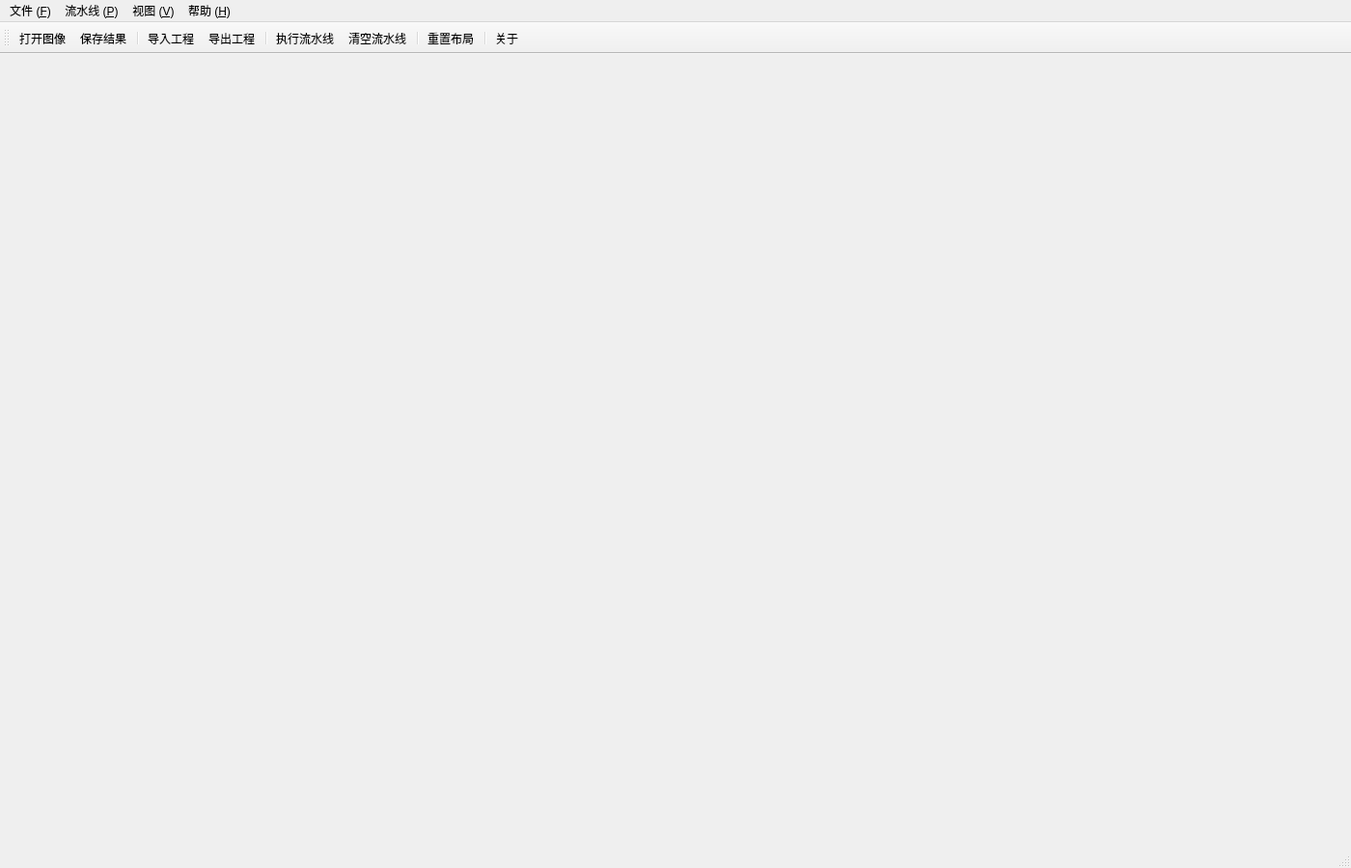
<?xml version="1.0" encoding="UTF-8"?>
<ui version="4.0">
 <class>MainWindow</class>
 <widget class="QMainWindow" name="MainWindow">
  <property name="geometry">
   <rect>
    <x>0</x>
    <y>0</y>
    <width>1400</width>
    <height>900</height>
   </rect>
  </property>
  <property name="windowTitle">
   <string>VisionStudio OpenCV - 交互式算法学习与代码生成工具</string>
  </property>
  <property name="dockNestingEnabled">
   <bool>true</bool>
  </property>
  <widget class="QWidget" name="centralWidget">
   <layout class="QVBoxLayout" name="centralLayout">
    <property name="leftMargin">
     <number>0</number>
    </property>
    <property name="topMargin">
     <number>0</number>
    </property>
    <property name="rightMargin">
     <number>0</number>
    </property>
    <property name="bottomMargin">
     <number>0</number>
    </property>
   </layout>
  </widget>
  <widget class="QMenuBar" name="menuBar">
   <property name="geometry">
    <rect>
     <x>0</x>
     <y>0</y>
     <width>1400</width>
     <height>23</height>
    </rect>
   </property>
   <widget class="QMenu" name="menuFile">
    <property name="title">
     <string>文件 (&amp;F)</string>
    </property>
    <addaction name="actionOpenImage"/>
    <addaction name="actionSaveImage"/>
    <addaction name="separator"/>
    <addaction name="actionImportProject"/>
    <addaction name="actionExportProject"/>
    <addaction name="separator"/>
    <addaction name="actionExit"/>
   </widget>
   <widget class="QMenu" name="menuView">
    <property name="title">
     <string>视图 (&amp;V)</string>
    </property>
    <addaction name="actionResetLayout"/>
   </widget>
   <widget class="QMenu" name="menuPipeline">
    <property name="title">
     <string>流水线 (&amp;P)</string>
    </property>
    <addaction name="actionRunPipeline"/>
    <addaction name="actionEnableAllSteps"/>
    <addaction name="actionDisableAllSteps"/>
    <addaction name="separator"/>
    <addaction name="actionClearPipeline"/>
   </widget>
   <widget class="QMenu" name="menuHelp">
    <property name="title">
     <string>帮助 (&amp;H)</string>
    </property>
    <addaction name="actionAbout"/>
   </widget>
   <addaction name="menuFile"/>
   <addaction name="menuPipeline"/>
   <addaction name="menuView"/>
   <addaction name="menuHelp"/>
  </widget>
  <widget class="QToolBar" name="mainToolBar">
   <property name="windowTitle">
    <string>常用工具栏</string>
   </property>
   <property name="toolButtonStyle">
    <enum>Qt::ToolButtonIconOnly</enum>
   </property>
   <attribute name="toolBarArea">
    <enum>TopToolBarArea</enum>
   </attribute>
   <attribute name="toolBarBreak">
    <bool>false</bool>
   </attribute>
   <addaction name="actionOpenImage"/>
   <addaction name="actionSaveImage"/>
   <addaction name="separator"/>
   <addaction name="actionImportProject"/>
   <addaction name="actionExportProject"/>
   <addaction name="separator"/>
   <addaction name="actionRunPipeline"/>
   <addaction name="actionClearPipeline"/>
   <addaction name="separator"/>
   <addaction name="actionResetLayout"/>
   <addaction name="separator"/>
   <addaction name="actionAbout"/>
  </widget>
  <widget class="QStatusBar" name="statusBar"/>
  <action name="actionOpenImage">
   <property name="text">
    <string>打开图像</string>
   </property>
   <property name="toolTip">
    <string>打开图像文件 (Ctrl+O)</string>
   </property>
   <property name="statusTip">
    <string>打开本地磁盘上的测试图像</string>
   </property>
   <property name="shortcut">
    <string>Ctrl+O</string>
   </property>
  </action>
  <action name="actionSaveImage">
   <property name="text">
    <string>保存结果</string>
   </property>
   <property name="toolTip">
    <string>保存当前处理结果图像 (Ctrl+S)</string>
   </property>
   <property name="statusTip">
    <string>将当前最终输出保存至本地文件</string>
   </property>
   <property name="shortcut">
    <string>Ctrl+S</string>
   </property>
  </action>
  <action name="actionImportProject">
   <property name="text">
    <string>导入工程</string>
   </property>
   <property name="toolTip">
    <string>导入流水线工程配置 (JSON)</string>
   </property>
   <property name="statusTip">
    <string>从 JSON 文件加载流水线算法步骤与参数</string>
   </property>
  </action>
  <action name="actionExportProject">
   <property name="text">
    <string>导出工程</string>
   </property>
   <property name="toolTip">
    <string>导出流水线工程配置 (JSON)</string>
   </property>
   <property name="statusTip">
    <string>保存当前流水线算法步骤到 JSON 文件</string>
   </property>
  </action>
  <action name="actionExit">
   <property name="text">
    <string>退出 (Exit)</string>
   </property>
   <property name="shortcut">
    <string>Ctrl+Q</string>
   </property>
  </action>
  <action name="actionRunPipeline">
   <property name="text">
    <string>执行流水线</string>
   </property>
   <property name="toolTip">
    <string>执行整条流水线 (F5)</string>
   </property>
   <property name="statusTip">
    <string>从头重新计算所有算法步骤</string>
   </property>
   <property name="shortcut">
    <string>F5</string>
   </property>
  </action>
  <action name="actionClearPipeline">
   <property name="text">
    <string>清空流水线</string>
   </property>
   <property name="toolTip">
    <string>清空当前流水线的所有算子步骤</string>
   </property>
   <property name="statusTip">
    <string>移除流水线中的全部算法节点</string>
   </property>
  </action>
  <action name="actionEnableAllSteps">
   <property name="text">
    <string>全部启用 (全选所有流程)</string>
   </property>
   <property name="toolTip">
    <string>一键启用/全选流水线中所有流程步骤</string>
   </property>
   <property name="statusTip">
    <string>将当前流水线中所有算子步骤批量置为启用状态并重新执行</string>
   </property>
  </action>
  <action name="actionDisableAllSteps">
   <property name="text">
    <string>全部禁用 (一键取消)</string>
   </property>
   <property name="toolTip">
    <string>一键禁用/取消流水线中所有流程步骤</string>
   </property>
   <property name="statusTip">
    <string>将当前流水线中所有算子步骤批量置为禁用状态</string>
   </property>
  </action>
  <action name="actionAbout">
   <property name="text">
    <string>关于</string>
   </property>
   <property name="toolTip">
    <string>关于 VisionStudio OpenCV</string>
   </property>
   <property name="statusTip">
    <string>查看系统版本与技术说明</string>
   </property>
  </action>
  <action name="actionResetLayout">
   <property name="text">
    <string>重置布局</string>
   </property>
   <property name="toolTip">
    <string>恢复默认界面停靠布局</string>
   </property>
   <property name="statusTip">
    <string>重置所有侧边栏与停靠面板位置</string>
   </property>
  </action>
 </widget>
 <resources/>
 <connections/>
</ui>
